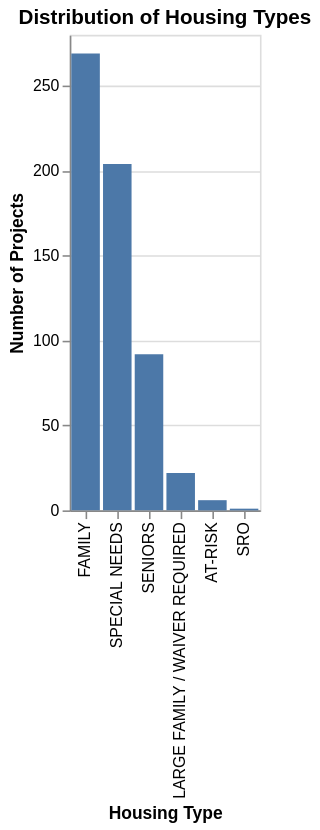

Notebook code for this chart:
### Markdown cell above
**iv. Plot some graphs to understand the data**

### Code cell
#[2]
#[3]

import altair as alt

# 1. Bar chart for the distribution of `HOUSING TYPE`
chart1 = alt.Chart(df1).mark_bar().encode(
    x=alt.X('HOUSING TYPE', title='Housing Type', sort='-y'),
    y=alt.Y('count()', title='Number of Projects'),
    tooltip=['HOUSING TYPE', 'count()']
).properties(
    title='Distribution of Housing Types'
)

chart1.save('housing_type_distribution_bar_chart.json')

# 2. Bar chart for the distribution of `CONSTRUCTION TYPE`
chart2 = alt.Chart(df1).mark_bar().encode(
    x=alt.X('CONSTRUCTION TYPE', title='Construction Type', sort='-y'),
    y=alt.Y('count()', title='Number of Projects'),
    tooltip=['CONSTRUCTION TYPE', 'count()']
).properties(
    title='Distribution of Construction Types'
)

chart2.save('construction_type_distribution_bar_chart.json')

# 3. Line chart for the trend of `PROJECT TOTAL UNITS` over the years using `IN-SERVICE DATE`
chart3 = alt.Chart(df1).mark_line(point=True).encode(
    x=alt.X('year(IN-SERVICE DATE):T', title='In-Service Year'),
    y=alt.Y('mean(PROJECT TOTAL UNITS):Q', title='Average Project Total Units'),
    tooltip=['year(IN-SERVICE DATE):T', 'mean(PROJECT TOTAL UNITS):Q']
).properties(
    title='Trend of Average Project Total Units Over the Years'
)

chart3.save('project_total_units_trend_line_chart.json')

# 4. Line chart for the trend of `LAHD FUNDED` over the years using `DATE FUNDED`
chart4 = alt.Chart(df1).mark_line(point=True).encode(
    x=alt.X('year(DATE FUNDED):T', title='Funded Year'),
    y=alt.Y('mean(LAHD FUNDED):Q', title='Average LAHD Funded'),
    tooltip=['year(DATE FUNDED):T', 'mean(LAHD FUNDED):Q']
).properties(
    title='Trend of Average LAHD Funded Over the Years'
)

chart4.save('lahd_funded_trend_line_chart.json')

chart1

### Figure 1 — Vega-Lite specification as saved in the notebook (floating-point values rounded to 4 significant figures; data arrays with more than 128 entries replaced by an {"elided": "..."} marker saying what was removed)
{"config": {"view": {"continuousWidth": 400, "continuousHeight": 300}}, "data": {"name": "data-5ff5b857bad088e74745696322fee5d7"}, "mark": "bar", "encoding": {"tooltip": [{"field": "HOUSING TYPE", "type": "nominal"}, {"aggregate": "count", "type": "quantitative"}], "x": {"field": "HOUSING TYPE", "sort": "-y", "title": "Housing Type", "type": "nominal"}, "y": {"aggregate": "count", "title": "Number of Projects", "type": "quantitative"}}, "title": "Distribution of Housing Types", "$schema": "https://vega.github.io/schema/vega-lite/v4.17.0.json", "datasets": {"data-5ff5b857bad088e74745696322fee5d7": {"elided": "594 records"}}}
